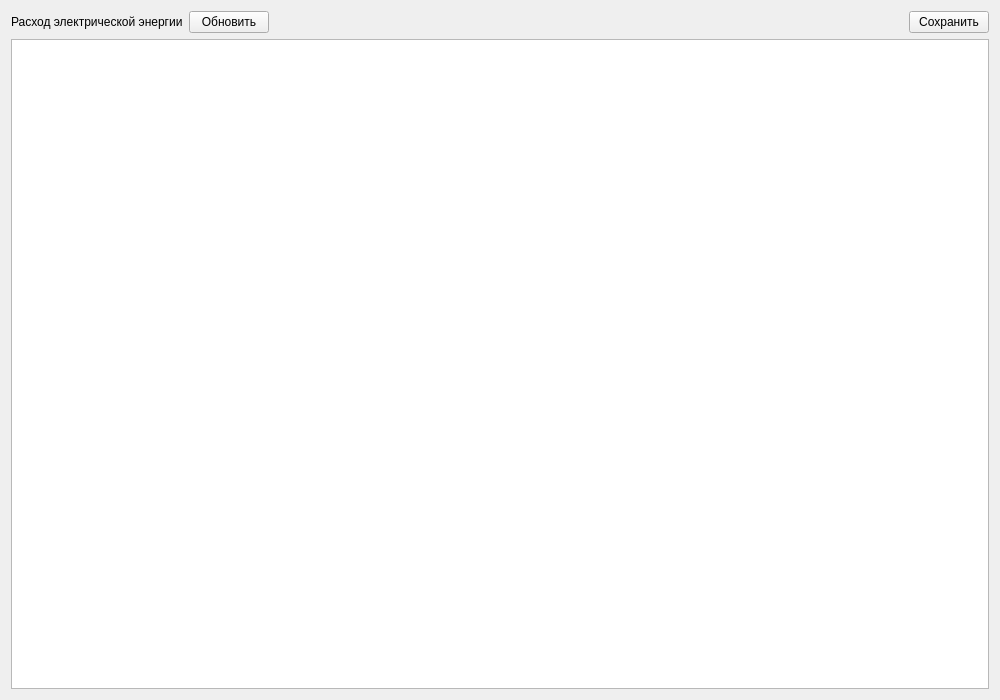
<?xml version="1.0" encoding="UTF-8"?>
<ui version="4.0">
 <class>FormFact</class>
 <widget class="QWidget" name="FormFact">
  <property name="geometry">
   <rect>
    <x>0</x>
    <y>0</y>
    <width>1000</width>
    <height>700</height>
   </rect>
  </property>
  <property name="windowTitle">
   <string>Отчет по расходу энергии</string>
  </property>
  <layout class="QVBoxLayout" name="verticalLayout">
   <item>
    <layout class="QHBoxLayout" name="horizontalLayout">
     <item>
      <widget class="QLabel" name="label">
       <property name="text">
        <string>Расход электрической энергии</string>
       </property>
      </widget>
     </item>
     <item>
      <widget class="QPushButton" name="pushButtonUpd">
       <property name="text">
        <string>Обновить</string>
       </property>
      </widget>
     </item>
     <item>
      <spacer name="horizontalSpacer">
       <property name="orientation">
        <enum>Qt::Horizontal</enum>
       </property>
       <property name="sizeHint" stdset="0">
        <size>
         <width>40</width>
         <height>20</height>
        </size>
       </property>
      </spacer>
     </item>
     <item>
      <widget class="QPushButton" name="pushButtonSave">
       <property name="text">
        <string>Сохранить</string>
       </property>
      </widget>
     </item>
    </layout>
   </item>
   <item>
    <widget class="TableView" name="tableView">
     <attribute name="verticalHeaderVisible">
      <bool>false</bool>
     </attribute>
    </widget>
   </item>
  </layout>
 </widget>
 <customwidgets>
  <customwidget>
   <class>TableView</class>
   <extends>QTableView</extends>
   <header>olap/tableview.h</header>
  </customwidget>
 </customwidgets>
 <resources/>
 <connections/>
</ui>
